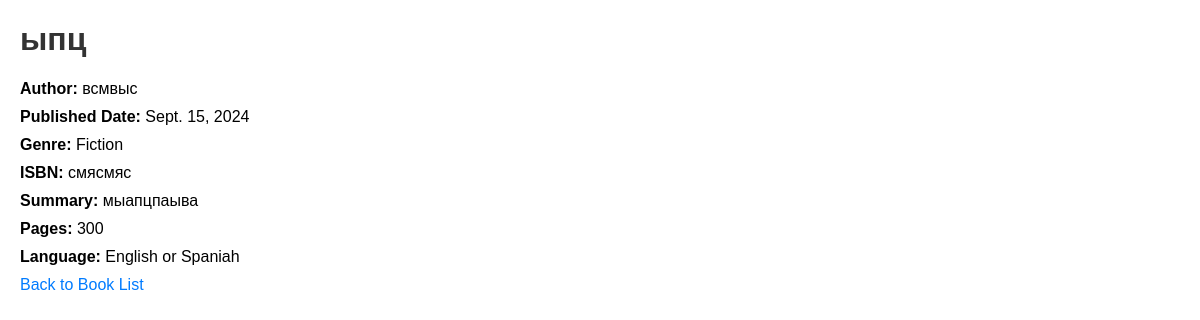
Screenshot of /3/ with the database file from the repository.
### books/models.py (models this page shows, shortened)
class Book(models.Model):
    GENRE_CHOICES = [
        ('fiction', 'Fiction'),
        ('non_fiction', 'Non-Fiction'),
        ('fantasy', 'Fantasy'),
        ('science_fiction', 'Science Fiction'),
        ('biography', 'Biography'),
        ('mystery', 'Mystery'),
        ('romance', 'Romance'),
        ('thriller', 'Thriller'),
    ]
    title = models.CharField(max_length=255, verbose_name='Title', blank=False, db_index=True)
    author = models.CharField(max_length=100, verbose_name='Author', blank=False, db_index=True)
    published_date = models.DateField(verbose_name='Published Date', blank=False, db_index=True)
    genre = models.CharField(max_length=20, choices=GENRE_CHOICES, default='fiction', verbose_name='Genre', blank=False, db_index=True)
    isbn = models.CharField(max_length=13, unique=True, verbose_name='ISBN', blank=False, db_index=True)
    summary = models.TextField(verbose_name='Summary', blank=False, db_index=True)
    cover_image = models.ImageField(upload_to='covers/', blank=True, null=True, verbose_name='Cover Image', db_index=True)
    pages = models.IntegerField(verbose_name='Number of Pages', blank=False, db_index=True)
    language = models.CharField(max_length=30, verbose_name='Language', blank=False, db_index=True)

### books/views.py (the view)
# urls.py: path('<int:pk>/', BookDetailView.as_view(), name='book_detail'),
class BookDetailView(DetailView):
    model = Book
    template_name = 'books/book_detail.html'
    context_object_name = 'book'

### books/templates/books/book_detail.html (shortened to what this page needs)
<!DOCTYPE html>
<html>
<head>
</head>
<body>
    <h1>{{ book.title }}</h1>
    <p><strong>Author:</strong> {{ book.author }}</p>
    <p><strong>Published Date:</strong> {{ book.published_date }}</p>
    <p><strong>Genre:</strong> {{ book.get_genre_display }}</p>
    <p><strong>ISBN:</strong> {{ book.isbn }}</p>
    <p><strong>Summary:</strong> {{ book.summary }}</p>
    <p><strong>Pages:</strong> {{ book.pages }}</p>
    <p><strong>Language:</strong> {{ book.language }}</p>
    <a href="{% url 'book_list' %}">Back to Book List</a>
</body>
</html>

### books/templates/books/book_detail.html (style rules this page uses)
body { font-family: Arial, sans-serif; margin: 20px; }
h1 { color: #333; }
p { margin: 10px 0; }
a { text-decoration: none; color: #007bff; }

### rows the page displays
Book: title "ыпц", author "всмвыс", published_date "Sept. 15, 2024", genre "Fiction", isbn "смясмяс", summary "мыапцпаыва", pages "300", language "English or Spaniah"
